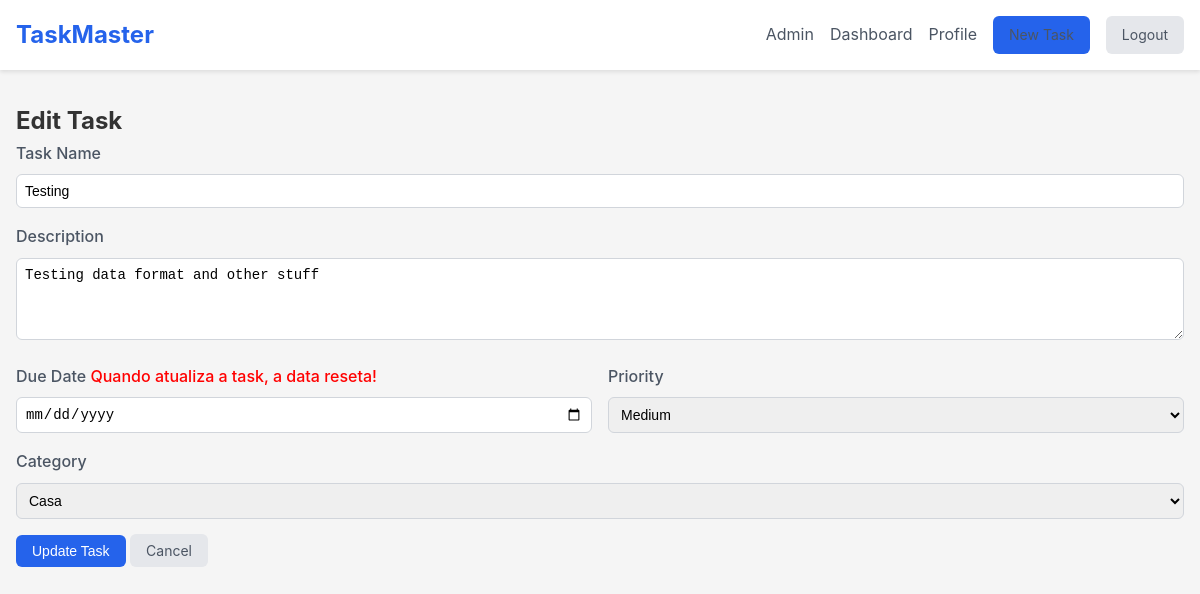
Page /edit-task?id=1 (signed in) on the committed database.
### tables this page shows
CREATE TABLE tasks (
        id INTEGER PRIMARY KEY,
        user_id INTEGER NOT NULL,
        name TEXT NOT NULL,
        description TEXT NOT NULL,
        created_at TEXT DEFAULT CURRENT_TIMESTAMP NOT NULL,
        due_date DATE,
        priority INTEGER CHECK(priority BETWEEN 1 AND 3),
        category TEXT CHECK(category IN ('Trabalho', 'Pessoal', 'Estudo', 'Lazer', 'Casa', 'Saude')),
        completed INTEGER DEFAULT 0,
        FOREIGN KEY (user_id) REFERENCES users(id)
    );

### src/Controller/TaskController.php (called while the page is built, shortened)
<?php
class TaskController
{
    private TaskRepository $taskRepository;
    public function __construct(array $repository)
    {
        $this->taskRepository = $repository['taskRepository'];
    }
    public function taskForm()
    {
        $id = filter_input(INPUT_GET, 'id', FILTER_VALIDATE_INT);
        $task = $this->taskRepository->readById($id) ?? '';
        require_once __DIR__ . "/../../view/edit-task.php";
    }
}

### src/Repository/TaskRepository.php (called while the page is built, shortened)
<?php
class TaskRepository
{
    private PDO $pdo;
    public function __construct(PDO $pdo)
    {
        $this->pdo = $pdo;
    }
    public function readById(int $id)
    {
        try {
            $stmt = $this->pdo->prepare(
                'SELECT * FROM tasks WHERE id = :id'
            );
            $stmt->bindValue(':id', $id);
            $stmt->execute();
            $data = $stmt->fetch(PDO::FETCH_ASSOC);
            return $this->hydrate($data);
        } catch (\PDOException $e) {
            return $e->getMessage();
        }
    }
    private function hydrate(array $data): Task
    {
        $task = new Task($data['name'], $data['description'], $data['priority'], $data['category']);
        $task->setId($data['id']);
        $task->setUserId($data['user_id']);
        $task->setCreated_at($data['created_at']);
        $task->setDueDate($data['due_date']);
        return $task;
    }
}

### src/Entity/Task.php (called while the page is built, shortened)
<?php
class Task
{
    public function __construct(string $name, string $description, int $priority, string $category)
    {
        $this->name = $name;
        $this->description = $description;
        $this->priority = $priority;
        $this->category = $category;
    }
}

### view/edit-task.php (the view, shortened to what this page needs)
<?php
  require_once 'Includes/header.php';
?>
    <main class="container">
        <form class="task-form" method="post">
            <h2>Edit Task</h2>
            <div class="form-group">
                <label for="name">Task Name</label>
                <input type="text" id="name" name="name" value="<?= $task->name; ?>" required>
            </div>
            <div class="form-group">
                <label for="description">Description</label>
                <textarea id="description" name="description" rows="4"><?= $task->description; ?></textarea>
            </div>
            <div class="form-row">
                <div class="form-group">
                    <label for="due_date">Due Date <span class="todo">Quando atualiza a task, a data reseta!</span></label>
                    <input type="date" id="due_date" name="due_date" >
                </div>
                <div class="form-group">
                    <label for="priority">Priority</label>
                    <select id="priority" name="priority" required>
                        <option value="2" <?= $task->priority === 2 ? 'selected' : ''; ?> >Medium</option>
                    </select>
                </div>
            </div>
            <div class="form-group">
                <label for="category">Category</label>
                <select id="category" name="category" required>
                    <option value="Casa" <?= $task->category === "Casa" ? 'selected' : ''; ?> >Casa</option>
                </select>
            </div>
            <div class="form-actions">
                <button type="submit" class="btn-primary">Update Task</button>
                <a href="/" class="btn-secondary">Cancel</a>
            </div>
        </form>
    </main>
</body>
</html>

### public/css/styles.css (style rules this page uses)
* { margin: 0; padding: 0; box-sizing: border-box; }
body { font-family: -apple-system, BlinkMacSystemFont, 'Segoe UI', Roboto, Oxygen, Ubuntu, Cantarell, sans-serif; line-height: 1.6; color: #333; background-color: #f5f5f5; }
.btn-primary { background-color: #2563eb; color: white; padding: 0.5rem 1rem; border-radius: 0.375rem; text-decoration: none; border: none; cursor: pointer; font-size: 0.875rem; }
.btn-secondary { background-color: #e5e7eb; color: #4b5563; padding: 0.5rem 1rem; border-radius: 0.375rem; text-decoration: none; border: none; cursor: pointer; font-size: 0.875rem; }
.container { max-width: 1200px; margin: 2rem auto; padding: 0 1rem; }
.form-group { margin-bottom: 1rem; }
.form-group label { display: block; margin-bottom: 0.5rem; font-weight: 500; color: #4b5563; }
.form-group input, .form-group select, .form-group textarea { width: 100%; padding: 0.5rem; border: 1px solid #d1d5db; border-radius: 0.375rem; font-size: 0.875rem; }
.form-row { display: grid; grid-template-columns: 1fr 1fr; gap: 1rem; }
.todo { color: red; }

### rows in the picture
tasks: name "Testing", description "Testing data format and other stuff", priority "Medium", category "Casa"
